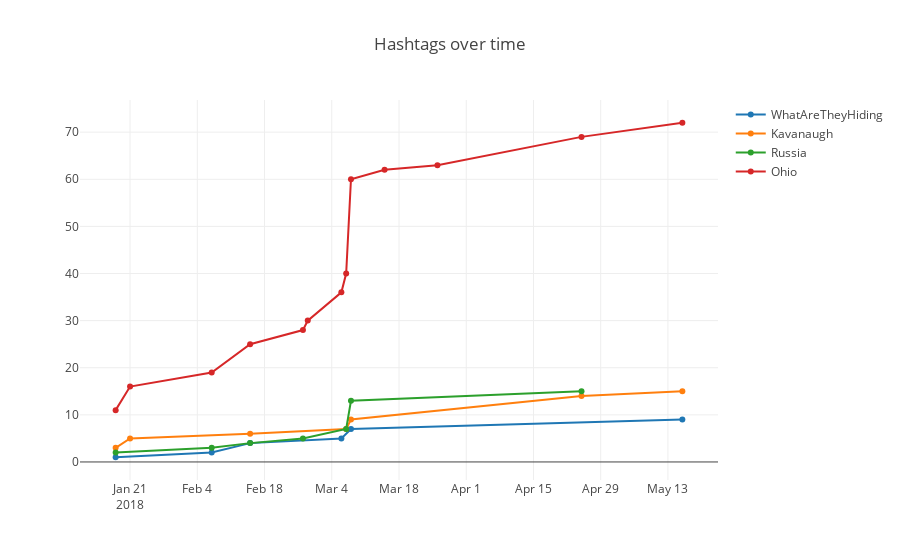

Notebook code for this chart:
### Code cell
tag_names = ['obamacare', 
             'trumpcare', 
             'taxreform', 
             'netneutrality', 
             'WhatAreTheyHiding',
            'Kavanaugh',
            'Russia','Ohio']

dts = [get_tagdf(tn, date_tag_democrats) for tn in tag_names]

data = [dt for dt in dts if dt]

layout = dict(
    title = "Hashtags over time"
)

fig = dict(data=data, layout=layout)

py.iplot(fig, filename = 'Hashtags over time for democrats')

### Figure 1 — Plotly figure (JSON) as saved in the notebook; plotly's stock layout.template omitted (floating-point values rounded to 4 significant figures)
{"data": [{"name": "WhatAreTheyHiding", "type": "scatter", "uid": "9fb339cc-a1fb-4aee-8c6e-0f377516c760", "x": ["2018-01-18", "2018-02-07", "2018-02-15", "2018-03-06", "2018-03-08", "2018-05-16"], "y": [1, 2, 4, 5, 7, 9]}, {"name": "Kavanaugh", "type": "scatter", "uid": "e1e9cd9f-c885-44d6-8df6-4be9e160e9fe", "x": ["2018-01-18", "2018-01-21", "2018-02-15", "2018-03-07", "2018-03-08", "2018-04-25", "2018-05-16"], "y": [3, 5, 6, 7, 9, 14, 15]}, {"name": "Russia", "type": "scatter", "uid": "493453e1-4875-4405-8778-4d0fd790f5f1", "x": ["2018-01-18", "2018-02-07", "2018-02-15", "2018-02-26", "2018-03-07", "2018-03-08", "2018-04-25"], "y": [2, 3, 4, 5, 7, 13, 15]}, {"name": "Ohio", "type": "scatter", "uid": "4cb62302-bd7a-4f64-9ad7-547143888fa0", "x": ["2018-01-18", "2018-01-21", "2018-02-07", "2018-02-15", "2018-02-26", "2018-02-27", "2018-03-06", "2018-03-07", "2018-03-08", "2018-03-15", "2018-03-26", "2018-04-25", "2018-05-16"], "y": [11, 16, 19, 25, 28, 30, 36, 40, 60, 62, 63, 69, 72]}], "layout": {"title": {"text": "Hashtags over time"}}}
